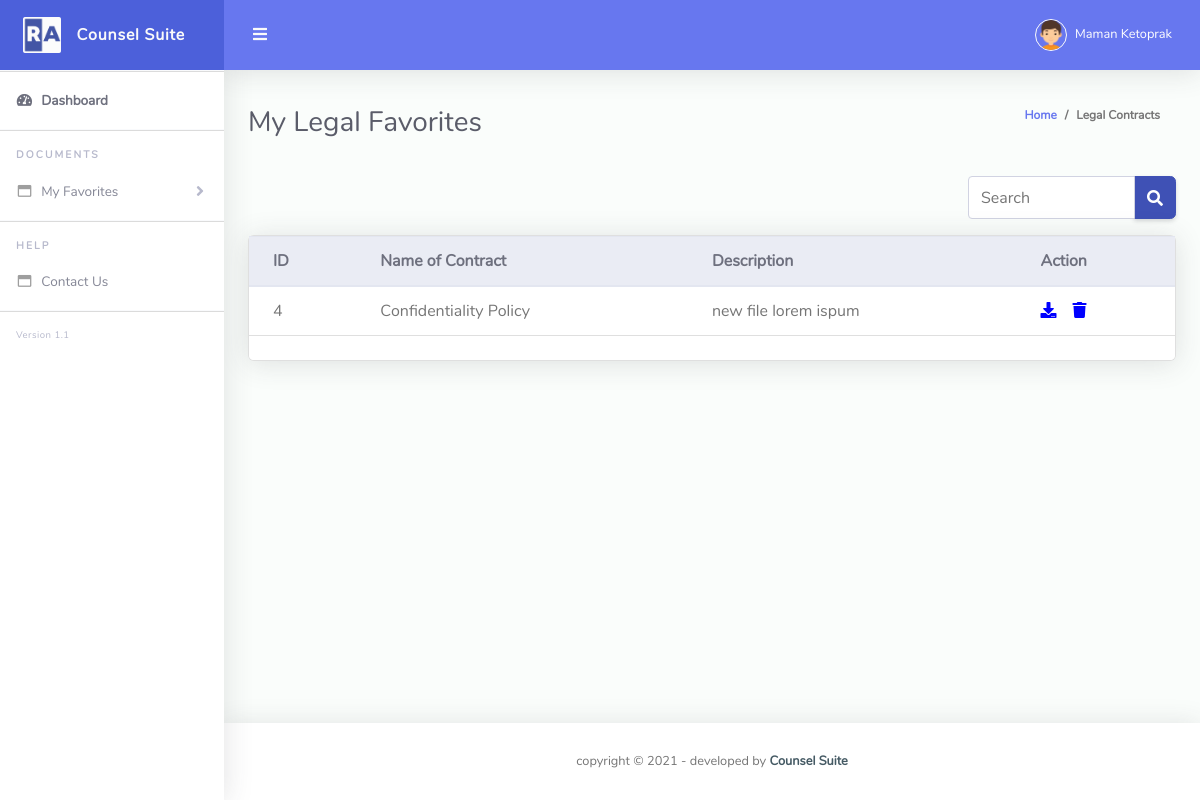
/user/Pages/view_legal_favorites.php (signed in), run on the app's committed database.
### tables this page shows
CREATE TABLE `favorites` (
  `f_id` int(255) NOT NULL,
  `parent_catname` varchar(100) NOT NULL,
  `subcatid` varchar(100) NOT NULL,
  `sub_catname` varchar(100) NOT NULL,
  `c_id` varchar(255) NOT NULL,
  `f_name` varchar(100) NOT NULL,
  `f_description` varchar(100) NOT NULL,
  `f_file` varchar(255) NOT NULL,
  `f_adddate` varchar(100) NOT NULL,
  `f_userid` varchar(100) NOT NULL
);

### user/Pages/view_legal_favorites.php (the view, shortened to what this page needs)
<?php
$userid=$_SESSION["u_id"];
require_once '../../database/config.php';
$mysqli = new mysqli($hn,$un,"",$db);
if ($mysqli -> connect_errno) {
  echo "Failed to connect to MySQL: " . $mysqli -> connect_error;
  exit();
}
else
{
  $get_favdata="SELECT * FROM favorites WHERE f_userid='$userid' AND parent_catname='legal'";
  $result = $mysqli->query($get_favdata);
}
?>
<!DOCTYPE html>
<html lang="en">
<head>
  <link href="https://cdn.jsdelivr.net/npm/bootstrap@5.1.3/dist/css/bootstrap.min.css" rel="stylesheet">
  <link href="../vendor/fontawesome-free/css/all.min.css" rel="stylesheet" type="text/css">
  <link href="../vendor/bootstrap/css/bootstrap.min.css" rel="stylesheet" type="text/css">
  <link href="../css/ruang-admin.min.css" rel="stylesheet">
</head>
<body id="page-top">
  <div id="wrapper">
    <ul class="navbar-nav sidebar sidebar-light accordion" id="accordionSidebar">
      <a class="sidebar-brand d-flex align-items-center justify-content-center" href="../index.php">
        <div class="sidebar-brand-icon">
          <img src="../img/logo/logo2.png">
        </div>
        <div class="sidebar-brand-text mx-3">Counsel Suite</div>
      </a>
      <hr class="sidebar-divider my-0">
      <li class="nav-item active">
        <a class="nav-link" href="../index.php">
          <i class="fas fa-fw fa-tachometer-alt"></i>
          <span>Dashboard</span></a>
      </li>
      <hr class="sidebar-divider">
      <div class="sidebar-heading">
        Documents
      </div>
      <li class="nav-item">
        <a class="nav-link collapsed" href="#" data-toggle="collapse" data-target="#collapseBootstrap"
          aria-expanded="true" aria-controls="collapseBootstrap">
          <i class="far fa-fw fa-window-maximize"></i>
          <span>My Favorites</span>
        </a>
        </li>
      <hr class="sidebar-divider">
      <div class="sidebar-heading">
        Help
      </div>
      <li class="nav-item">
        <a class="nav-link " href="contact_us.php">
          <i class="far fa-fw fa-window-maximize"></i>
          <span>Contact Us</span>
        </a>
      </li>
      <hr class="sidebar-divider">
      <div class="version" id="version-ruangadmin"></div>
    </ul>
    <div id="content-wrapper" class="d-flex flex-column">
      <div id="content">
        <nav class="navbar navbar-expand navbar-light bg-navbar topbar mb-4 static-top">
          <button id="sidebarToggleTop" class="btn btn-link rounded-circle mr-3">
            <i class="fa fa-bars"></i>
          </button>
          <ul class="navbar-nav ml-auto">
            <li class="nav-item dropdown no-arrow">
              <a class="nav-link dropdown-toggle" href="#" id="userDropdown" role="button" data-toggle="dropdown"
                aria-haspopup="true" aria-expanded="false">
                <img class="img-profile rounded-circle" src="../img/boy.png" style="max-width: 60px">
                <span class="ml-2 d-none d-lg-inline text-white small">Maman Ketoprak</span>
              </a>
            </li>
          </ul>
        </nav>
        <div class="container-fluid" id="container-wrapper">
          <div class="d-sm-flex align-items-center justify-content-between mb-4">
            <h1 class="h3 mb-0 text-gray-800">My Legal Favorites</h1>
            <ol class="breadcrumb">
              <li class="breadcrumb-item"><a href="../">Home</a></li>
              <li class="breadcrumb-item active" aria-current="page">Legal Contracts</li>
            </ol>
          </div>
          <div class="input-group mb-3"style="width: 13rem; float:right;">
            <input type="text" class="form-control" placeholder="Search" name="myInput" id="myInput" onkeyup="searchFunction()"  aria-label="Recipient's username" aria-describedby="basic-addon2">
            <div class="input-group-append">
              <span class="input-group-text"  id="basic-addon2"><i class="fa fa-search"></i></span>
            </div>
          </div>
          <div style="margin-top: 2.2rem;" class="row mb-3">
            <div class="col-lg-12 mb-4">
              <div class="card">
                <div class="table-responsive">
                  <table id="myTable" class="table align-items-center table-flush">
                    <thead class="thead-light">
                      <tr>
                        <th>ID</th>
                        <th>Name of Contract</th>
                        <th>Description</th>
                        <th>Action</th>
                      </tr>
                    </thead>
                    <tbody>
                    <?php
                      if ($result->num_rows > 0) {
                        while($row = $result->fetch_assoc()) {
                          echo "<tr>";
                          echo "<td>".$row['f_id']."</td>";
                          echo "<td>".$row['f_name']."</td>";
                          echo "<td>".$row['f_description']."</td>";
                          echo "<td>";
                          echo '<a href="download_legal_file1.php?id='.$row["c_id"].'"><i class="fa fa-download"style="color: blue; curosr:pointer;" aria-hidden="true"></i></a>';
                          echo '<a href="remove_fav.php?id='.$row["f_id"].'"><i class="fa fa-trash" style="color: blue; padding-left: 1rem; curosr:pointer;" aria-hidden="true"></i></a>';
                          echo "</td>";
                          echo "</tr>";
                        }
                      } else {
                        echo "0 results";
                      }
                      ?>
                    </tbody>
                  </table>
                </div>
                <div class="card-footer"></div>
              </div>
            </div>
          </div>
        </div>
      </div>
      <footer class="sticky-footer bg-white">
        <div class="container my-auto">
          <div class="copyright text-center my-auto">
            <span>copyright &copy; <script> document.write(new Date().getFullYear()); </script> - developed by
              <b><a href="#" target="_blank">Counsel Suite</a></b>
            </span>
          </div>
        </div>
      </footer>
    </div>
  </div>
</body>
</html>

### data on the page
favorites: f_id "4", f_name "Confidentiality Policy", f_description "new file lorem ispum"
